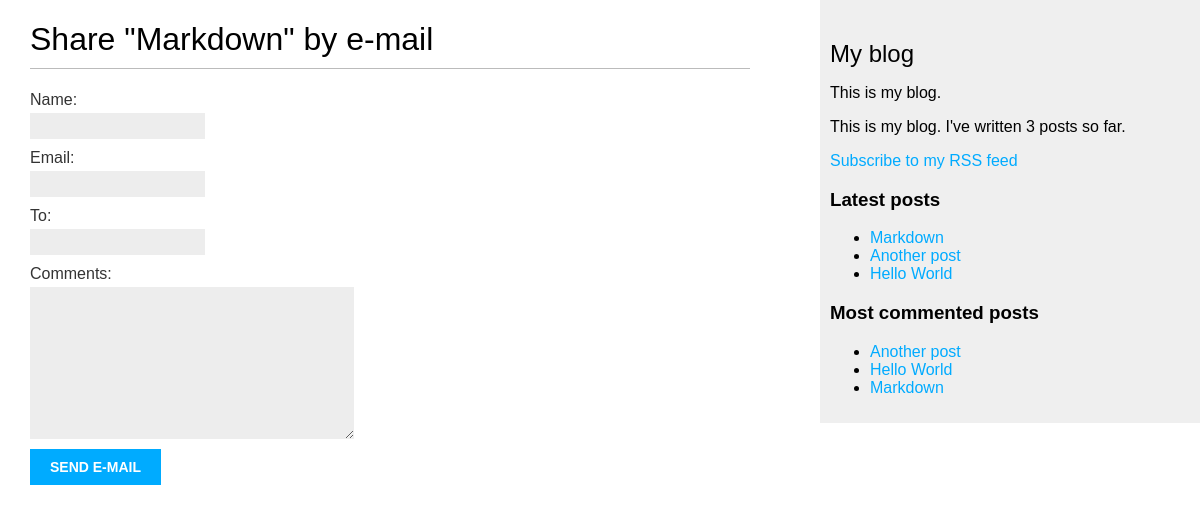
/blog/3/share/, run on the app's committed database.
### blog/models.py (models this page shows, shortened)
class Post(models.Model):
    STATUS_CHOICES = (
        ("draft", "Draft"),
        ("published", "Published"),
    )
    title = models.CharField(max_length=250)
    slug = models.SlugField(max_length=250, unique_for_date="publish")
    author = models.ForeignKey(User, on_delete=models.CASCADE, related_name="blog_posts")
    body = models.TextField()
    publish = models.DateTimeField(default=timezone.now)
    created = models.DateTimeField(auto_now_add=True)
    updated = models.DateTimeField(auto_now=True)
    status = models.CharField(max_length=10, choices=STATUS_CHOICES, default="draft")
    objects = models.Manager()  # The default manager.
    published = PublishedManager()  # Our custom manager.
    tags = TaggableManager()
    def get_absolute_url(self):
        return reverse("blog:post_detail", args=[self.publish.year, self.publish.month, self.publish.day, self.slug])
    class Meta:
        ordering = ("-publish",)

### blog/views.py (the view)
# urls.py: path("<int:post_id>/share/", views.post_share, name="post_share"),
def post_share(request, post_id):
    post = get_object_or_404(Post, id=post_id, status="published")
    sent = False
    if request.method == "POST":
        form = EmailPostForm(request.POST)
        if form.is_valid():
            cd = form.cleaned_data
            post_url = request.build_absolute_uri(post.get_absolute_url())
            subject = f"{cd['name']} recommends you read " f"{post.title}"
            message = f"Read {post.title} at {post_url}\n\n" f"{cd['name']}'s comments: {cd['comments']}"
            send_mail(subject, message, "admin@myblog.com", [cd["to"]])
            sent = True
    else:
        form = EmailPostForm()
    return render(request, "blog/post/share.html", {"post": post, "form": form, "sent": sent})

### blog/forms.py
class EmailPostForm(forms.Form):
    name = forms.CharField(max_length=25)
    email = forms.EmailField()
    to = forms.EmailField()
    comments = forms.CharField(required=False, widget=forms.Textarea)

### blog/models.py (called while the page is built)
    def get_queryset(self):
        return super(PublishedManager, self).get_queryset().filter(status="published")

### blog/templatetags/blog_tags.py (called while the page is built)
@register.simple_tag
def total_posts():
    return Post.published.count()

@register.inclusion_tag("blog/post/latest_posts.html")
def show_latest_posts(count=5):
    latest_posts = Post.published.order_by("-publish")[:count]
    return {"latest_posts": latest_posts}

@register.simple_tag
def get_most_commented_posts(count=5):
    return Post.published.annotate(total_comments=Count("comments")).order_by("-total_comments")[:count]

### blog/templates/blog/post/share.html (shortened to what this page needs)
{% extends "blog/base.html" %}
{% block content %}
  {% if sent %}
    <h1>E-mail successfully sent</h1>
    <p>
      "{{ post.title }}" was successfully sent to {{ form.cleaned_data.to }}.
    </p>
  {% else %}
    <h1>Share "{{ post.title }}" by e-mail</h1>
    <form method="post">
      {{ form.as_p }}
      <input type="submit" value="Send e-mail">
    </form>
  {% endif %}
{% endblock %}

### blog/templates/blog/base.html (shortened to what this page needs)
{% load blog_tags %}
{% load static %}
<!DOCTYPE html>
<html>
  <head>
    <link href="{% static "css/blog.css" %}" rel="stylesheet">
  </head>
  <body>
    <div id="content">{% block content %} {% endblock %}</div>
    <div id="sidebar">
      <h2>My blog</h2>
      <p>This is my blog.</p>
      <p>This is my blog. I've written {% total_posts %} posts so far.</p>
      <p>
        <a href="{% url "blog:post_feed" %}">Subscribe to my RSS feed</a>
      </p>
      <h3>Latest posts</h3>
      {% show_latest_posts 3 %}
      <h3>Most commented posts</h3>
      {% get_most_commented_posts as most_commented_posts %}
      <ul>
        {% for post in most_commented_posts %}
          <li>
            <a href="{{ post.get_absolute_url }}">{{ post.title }}</a>
          </li>
        {% endfor %}
      </ul>
    </div>
  </body>
</html>

### blog/templates/blog/post/latest_posts.html
<ul>
    {% for post in latest_posts %}
      <li>
        <a href="{{ post.get_absolute_url }}">{{ post.title }}</a>
      </li>
    {% endfor %}
</ul>

### blog/static/css/blog.css (style rules this page uses)
body { margin: 0; padding: 0; font-family: helvetica, sans-serif; }
a { color: #00abff; text-decoration: none; }
h1 { font-weight: normal; border-bottom: 1px solid #bbb; padding: 0 0 10px 0; }
h2 { font-weight: normal; margin: 30px 0 0; }
#content { float: left; width: 60%; padding: 0 0 0 30px; }
#sidebar { float: right; width: 30%; padding: 10px; background: #efefef; height: 100%; }
label { float: left; clear: both; color: #333; margin-bottom: 4px; }
input, textarea { clear: both; float: left; margin: 0 0 10px; background: #ededed; border: 0; padding: 6px 10px; font-size: 12px; }
input[type="submit"] { font-weight: bold; background: #00abff; color: #fff; padding: 10px 20px; font-size: 14px; text-transform: uppercase; }

### data on the page
Post: title "Markdown"
Post: title "Another post"
Post: title "Hello World"
